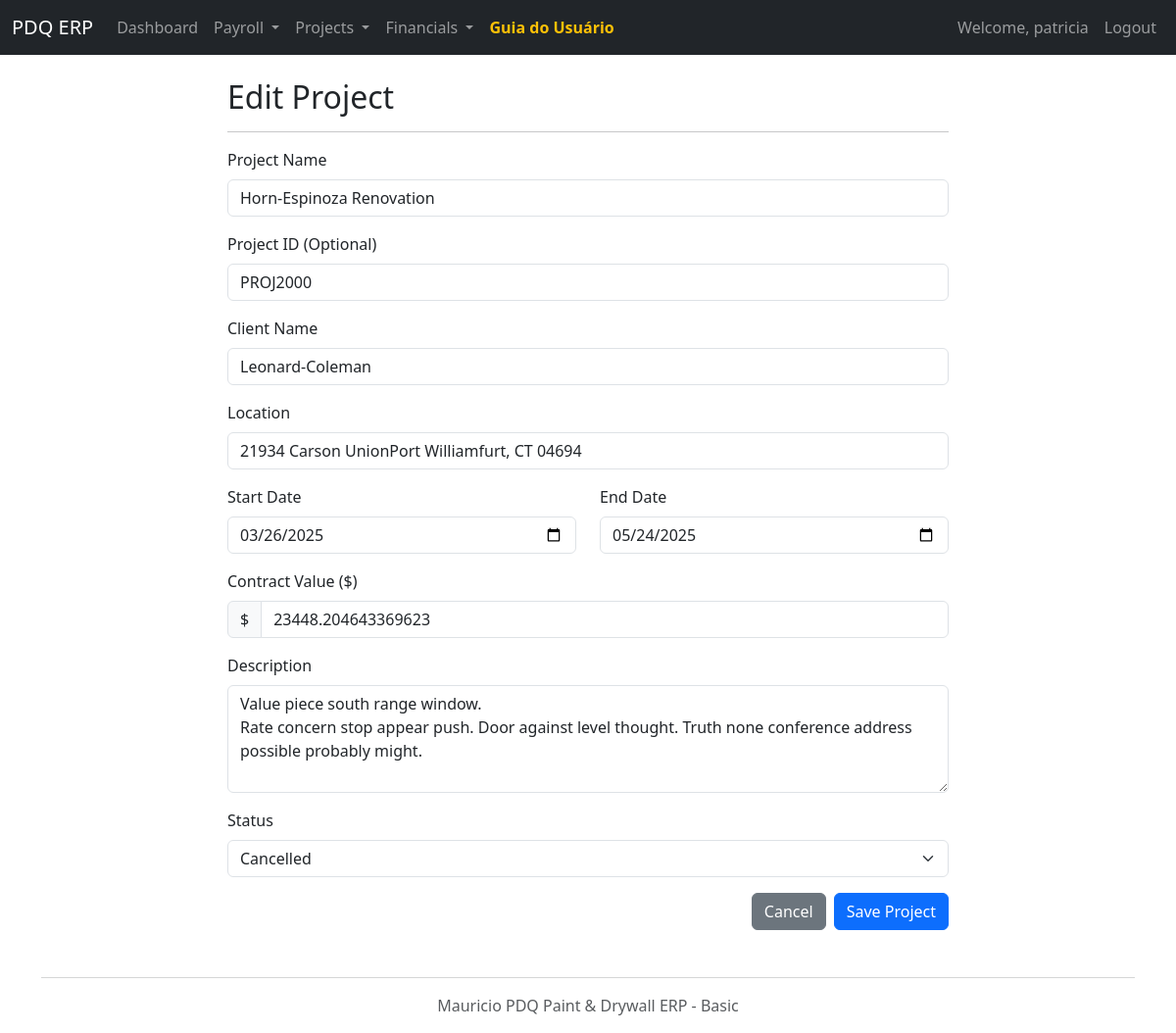
The app's page /project/edit/1 (signed in) with its own data.
### models.py (models this page shows, shortened)
class Project(db.Model):
    id = db.Column(db.Integer, primary_key=True)
    name = db.Column(db.String(150), nullable=False)
    project_id_str = db.Column(db.String(50), unique=True)
    client_name = db.Column(db.String(100))
    location = db.Column(db.String(200))
    start_date = db.Column(db.Date)
    end_date = db.Column(db.Date)
    contract_value = db.Column(db.Float)
    description = db.Column(db.Text)
    status = db.Column(db.Enum(ProjectStatus), default=ProjectStatus.PENDING, nullable=False)

### app.py (the view, shortened to what this page needs)
@app.route('/project/edit/<int:id>', methods=['GET', 'POST'])
@login_required
def edit_project(id):
    project = db.session.get(Project, id)
    if not project:
        flash('Project not found.', 'danger')
        return redirect(url_for('projects')), 404
    form = ProjectForm(obj=project)
    if request.method == 'GET':
        form.status.data = project.status.name
    return render_template('project_form.html', form=form, title="Edit Project", project=project)

### forms.py
class ProjectForm(FlaskForm):
    name = StringField('Project Name', validators=[DataRequired()])
    project_id_str = StringField('Project ID (Optional)')
    client_name = StringField('Client Name')
    location = StringField('Location')
    start_date = DateField('Start Date', validators=[Optional()])
    end_date = DateField('End Date', validators=[Optional(), validate_end_after_start])
    contract_value = FloatField('Contract Value ($)', validators=[Optional(), NumberRange(min=0, message="Contract value cannot be negative")])
    description = TextAreaField('Description')
    status = SelectField('Status', choices=[(ps.name, ps.value) for ps in ProjectStatus], default=ProjectStatus.PENDING.name, validators=[DataRequired()])
    submit = SubmitField('Save Project')

### app.py (called while the page is built)
def login_required(f):
    @wraps(f)
    def decorated_function(*args, **kwargs):
        if 'user_id' not in session:
            flash('Please log in to access this page.', 'danger')
            return redirect(url_for('login'))
        return f(*args, **kwargs)
    return decorated_function

### templates/project_form.html (shortened to what this page needs)
{% extends "layout.html" %}
{% block content %}
<div class="row">
    <div class="col-lg-8 offset-lg-2">
        <h2>{{ title }}</h2>
        <hr>
        <form method="POST" novalidate>
            <div class="mb-3">
                {{ form.name.label(class="form-label") }}
                {{ form.name(class="form-control" + (" is-invalid" if form.name.errors else "")) }}
            </div>
            <div class="mb-3">
                {{ form.project_id_str.label(class="form-label") }}
                {{ form.project_id_str(class="form-control" + (" is-invalid" if form.project_id_str.errors else "")) }}
            </div>
            <div class="mb-3">
                {{ form.client_name.label(class="form-label") }}
                {{ form.client_name(class="form-control" + (" is-invalid" if form.client_name.errors else "")) }}
            </div>
            <div class="mb-3">
                {{ form.location.label(class="form-label") }}
                {{ form.location(class="form-control" + (" is-invalid" if form.location.errors else "")) }}
            </div>
            <div class="row">
                <div class="col-md-6 mb-3">
                    {{ form.start_date.label(class="form-label") }}
                    {{ form.start_date(class="form-control" + (" is-invalid" if form.start_date.errors else ""), type="date") }}
                </div>
                <div class="col-md-6 mb-3">
                    {{ form.end_date.label(class="form-label") }}
                    {{ form.end_date(class="form-control" + (" is-invalid" if form.end_date.errors else ""), type="date") }}
                </div>
            </div>
            <div class="mb-3">
                {{ form.contract_value.label(class="form-label") }}
                <div class="input-group">
                    <span class="input-group-text">$</span>
                    {{ form.contract_value(class="form-control" + (" is-invalid" if form.contract_value.errors else "")) }}
                </div>
            </div>
            <div class="mb-3">
                {{ form.description.label(class="form-label") }}
                {{ form.description(class="form-control" + (" is-invalid" if form.description.errors else ""), rows=4) }}
            </div>
            <div class="mb-3">
                {{ form.status.label(class="form-label") }}
                {{ form.status(class="form-select" + (" is-invalid" if form.status.errors else "")) }}
            </div>
            <div class="d-grid gap-2 d-md-flex justify-content-md-end">
                <a href="{{ url_for('projects') }}" class="btn btn-secondary">Cancel</a>
                {{ form.submit(class="btn btn-primary") }}
            </div>
        </form>
    </div>
</div>
{% endblock %}

### records on screen
Project: name "Horn-Espinoza Renovation", project_id_str "PROJ2000", client_name "Leonard-Coleman", location "21934 Carson UnionPort Williamfurt, CT 04694", start_date "03/26/2025", end_date "05/24/2025", contract_value "23448.204643369623", description "Value piece south range window. Rate concern stop appear push. Door against level thought. Truth none conference address possible probably might.", status "Cancelled"

### other values on screen
{{ session.get('username') }} "patricia"
{{ title }} "Edit Project"
